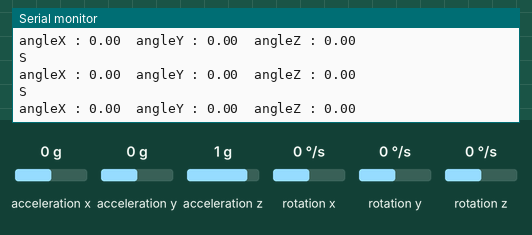
This sketch was run on a simulated Arduino Uno, built with avr-gcc and run on an emulated ATmega328P. Shown: the last lines printed to the serial monitor. The test bench sets the inputs (shaded band); at power-on: acceleration x 0 g, acceleration y 0 g, rotation z 0 °/s, acceleration z 1 g, rotation x 0 °/s, rotation y 0 °/s.

Above: at 4.2 s.
4.3 s: acceleration x set to -1.4 g
At 5.2 s:
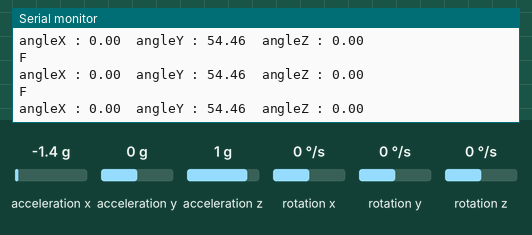
5.9 s: acceleration y set to 0.8 g
At 6.7 s:
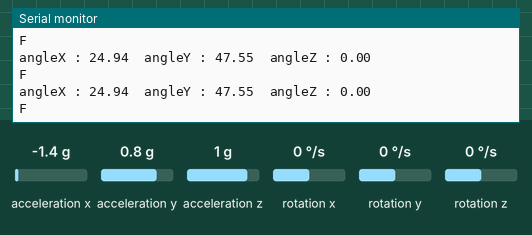
8.9 s: rotation z set to -100 °/s
At 9.9 s:
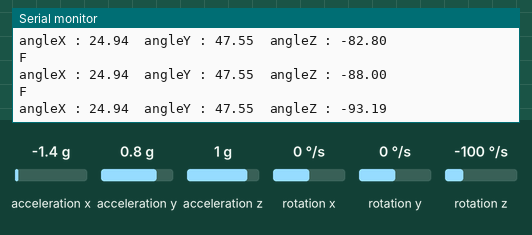
11.9 s: acceleration x set to 0.8 g
At 12.6 s:
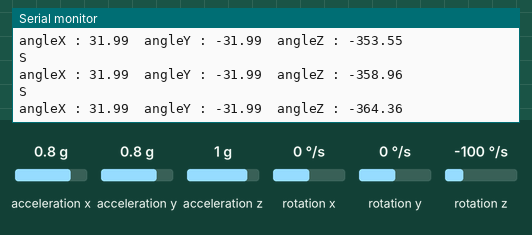
14.9 s: acceleration z set to 0 g
At 15.8 s:
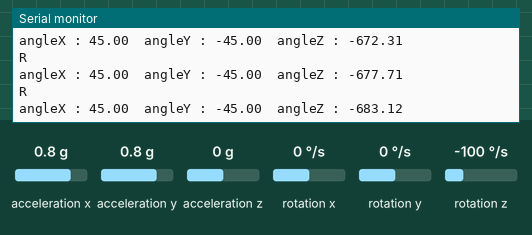
16.5 s: acceleration y set to -1.4 g
At 17.1 s:
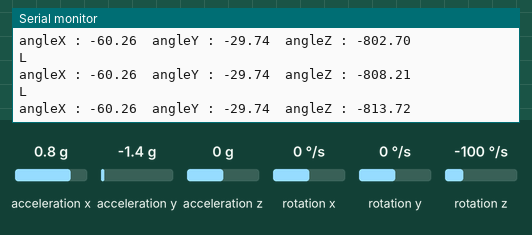
Timing chart, 0 to 19.2 s (numbered marks = the images above; inputs shaded):
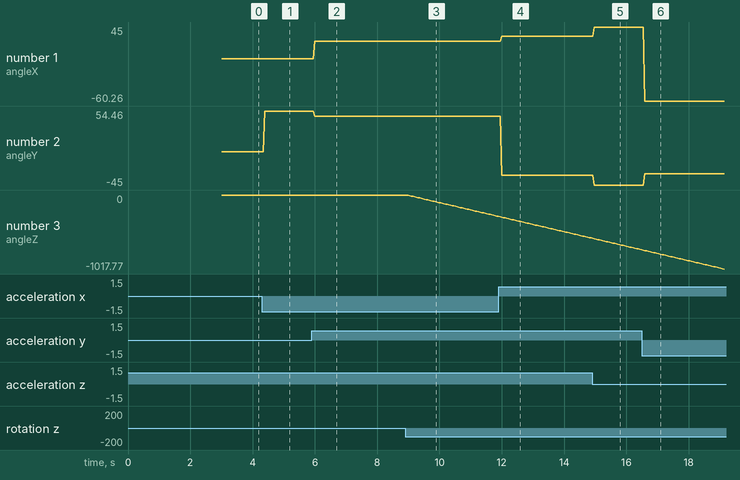

Measured:
- after the input at 4.3 s, the serial monitor: prints a new line after 0.09 s (image 1)
- after the input at 5.9 s, the serial monitor: prints a new line after 0.10 s (image 2)
- after the input at 8.9 s, the serial monitor: prints a new line after 0.10 s (image 3)
- plotted number 1: 0 → 24.94 after the input at 5.9 s
- plotted number 2: 0 → 54.46 after the input at 4.3 s, 54.46 → 47.55 after the input at 5.9 s
- plotted number 3: 0 → -294.33 after the input at 8.9 s

The sketch:

master_gesture_controlled.ino
```cpp
#include <MPU6050_tockn.h>
#include <Wire.h>

MPU6050 mpu6050(Wire);

int x_angle,y_angle,z_angle;

void setup() {
  // put your setup code here, to run once:
  Serial.begin(9600);
  Wire.begin();
  mpu6050.begin();
  mpu6050.calcGyroOffsets(true);
}

void loop() {
  // put your main code here, to run repeatedly:
  mpu6050.update();
  x_angle=mpu6050.getAngleX();
  y_angle=mpu6050.getAngleY();
  z_angle=mpu6050.getAngleZ();
  Serial.print("angleX : ");
  Serial.print(mpu6050.getAngleX());
  Serial.print("\tangleY : ");
  Serial.print(mpu6050.getAngleY());
  Serial.print("\tangleZ : ");
  Serial.println(mpu6050.getAngleZ());
  if (x_angle>=40){
    Serial.println('R');
  }
  else if (x_angle<=-40){
    Serial.println('L');
  }
  else if (y_angle>=40){
    Serial.println('F');
  }
  else if (y_angle<=-40){
    Serial.println('B');
  }
  else{
    Serial.println('S');
  }
}
```
